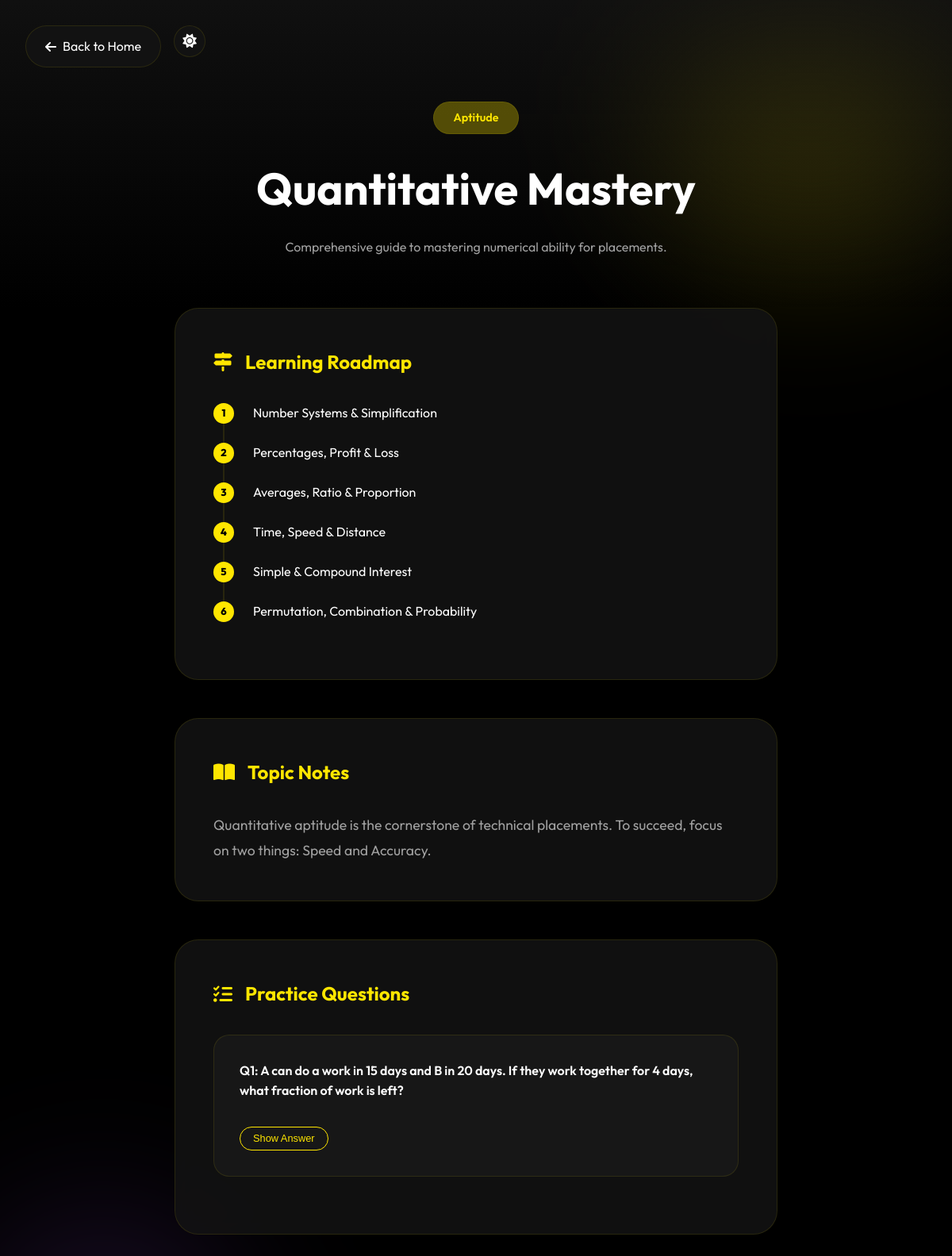
/prep/1, run on the app's committed database.
### tables this page shows
CREATE TABLE prep_materials (
        id INTEGER PRIMARY KEY AUTOINCREMENT,
        category TEXT NOT NULL,
        title TEXT NOT NULL,
        description TEXT,
        roadmap TEXT,
        notes TEXT,
        questions TEXT
    );

### app.py (the view)
@app.get("/prep/{prep_id}", response_class=HTMLResponse)
async def prep_detail(request: Request, prep_id: int):
    conn = get_db_connection()
    prep = conn.execute('SELECT * FROM prep_materials WHERE id = ?', (prep_id,)).fetchone()
    conn.close()
    if prep:
        p_dict = dict(prep)
        p_dict['roadmap'] = json.loads(p_dict['roadmap'])
        p_dict['questions'] = json.loads(p_dict['questions'])
        return templates.TemplateResponse("prep_detail.html", {"request": request, "prep": p_dict})
    return HTMLResponse(content="Preparation material not found", status_code=404)

### templates/prep_detail.html (shortened to what this page needs)
<!DOCTYPE html>
<html lang="en">
<head>
    <link rel="stylesheet" href="/static/css/style.css">
    <link rel="stylesheet" href="https://cdnjs.cloudflare.com/ajax/libs/font-awesome/6.4.0/css/all.min.css">
</head>
<body>
    <div style="position: fixed; top: 2rem; left: 2rem; z-index: 1001; display: flex; gap: 1rem;">
        <a href="/" class="back-btn" style="position: static; margin: 0;"><i class="fas fa-arrow-left"></i> Back to
            Home</a>
        <button class="theme-toggle" id="themeToggle">
            <i class="fas fa-sun"></i>
        </button>
    </div>
    <header class="detail-header">
        <span class="category-badge">{{ prep.category }}</span>
        <h1 style="font-size: 3.5rem; margin-bottom: 1rem;">{{ prep.title }}</h1>
        <p style="color: var(--text-secondary); max-width: 600px; margin: 0 auto;">{{ prep.description }}</p>
    </header>
    <div class="detail-container">
        <div class="content-card">
            <div class="section-header">
                <i class="fas fa-map-signs"></i>
                <h2>Learning Roadmap</h2>
            </div>
            <ul class="roadmap-list">
                {% for step in prep.roadmap %}
                <li class="roadmap-item">
                    <div class="step-num">{{ loop.index }}</div>
                    <span>{{ step }}</span>
                </li>
                {% endfor %}
            </ul>
        </div>
        <div class="content-card">
            <div class="section-header">
                <i class="fas fa-book-open"></i>
                <h2>Topic Notes</h2>
            </div>
            <div class="notes-content">
                {{ prep.notes }}
            </div>
        </div>
        <div class="content-card">
            <div class="section-header">
                <i class="fas fa-tasks"></i>
                <h2>Practice Questions</h2>
            </div>
            {% for q in prep.questions %}
            <div class="question-card">
                <span class="question-text">Q{{ loop.index }}: {{ q.q }}</span>
                <button class="show-answer" onclick="toggleAnswer(this)">Show Answer</button>
            </div>
            {% endfor %}
        </div>
    </div>
</body>
</html>

### static/css/style.css (style rules this page uses)
:root { --bg-color: #000000; --card-bg: rgba(20, 20, 20, 0.8); --border-color: rgba(255, 230, 0, 0.1); --accent-color: #ffe600; --accent-glow: rgba(255, 230, 0, 0.3); --secondary-color: #ff9900; --text-primary: #ffffff; --text-secondary: #a1a1a1; --nav-bg: rgba(5, 6, 11, 0.8); --glass-blur: blur(16px); --transition: all 0.4s cubic-bezier(0.16, 1, 0.3, 1); --modal-overlay: rgba(0, 0, 0, 0.8); }
html { scroll-behavior: smooth; }
* { margin: 0; padding: 0; box-sizing: border-box; }
body { font-family: 'Outfit', sans-serif; background-color: var(--bg-color); color: var(--text-primary); overflow-x: hidden; line-height: 1.6; }
body::before { content: ''; position: fixed; top: -10%; right: -10%; width: 600px; height: 600px; background: radial-gradient(circle, var(--accent-glow) 0%, transparent 70%); z-index: -1; filter: blur(80px); }
body::after { content: ''; position: fixed; bottom: -10%; left: -10%; width: 500px; height: 500px; background: radial-gradient(circle, rgba(168, 85, 247, 0.2) 0%, transparent 70%); z-index: -1; filter: blur(80px); }
.theme-toggle { background: var(--card-bg); border: 1px solid var(--border-color); color: var(--text-primary); width: 40px; height: 40px; border-radius: 50%; display: flex; align-items: center; justify-content: center; cursor: pointer; transition: var(--transition); font-size: 1.1rem; }

### templates/prep_detail.html (style rules this page uses)
.detail-header { padding: 8rem 10% 4rem; background: linear-gradient(to bottom, var(--card-bg), transparent); text-align: center; }
.category-badge { background: var(--accent-glow); color: var(--accent-color); padding: 0.5rem 1.5rem; border-radius: 50px; font-size: 0.9rem; font-weight: 600; display: inline-block; margin-bottom: 1.5rem; border: 1px solid var(--border-color); }
.detail-container { max-width: 1000px; margin: 0 auto; padding: 0 10% 10rem; }
.content-card { background: var(--card-bg); border: 1px solid var(--border-color); border-radius: 30px; padding: 3rem; backdrop-filter: var(--glass-blur); margin-bottom: 3rem; }
.section-header { display: flex; align-items: center; gap: 1rem; margin-bottom: 2rem; color: var(--accent-color); }
.section-header i { font-size: 1.5rem; }
.roadmap-list { list-style: none; }
.roadmap-item { display: flex; align-items: center; gap: 1.5rem; margin-bottom: 1.5rem; position: relative; }
.roadmap-item::before { content: ''; position: absolute; left: 12px; top: 24px; bottom: -24px; width: 2px; background: var(--border-color); }
.roadmap-item:last-child::before { display: none; }
.step-num { width: 26px; height: 26px; background: var(--accent-color); border-radius: 50%; display: flex; align-items: center; justify-content: center; color: var(--bg-color); font-weight: 800; font-size: 0.8rem; position: relative; z-index: 1; }
.notes-content { line-height: 1.8; color: var(--text-secondary); font-size: 1.1rem; }
.question-card { background: rgba(255, 255, 255, 0.03); border: 1px solid var(--border-color); padding: 2rem; border-radius: 20px; margin-bottom: 1.5rem; }
.question-text { font-weight: 600; margin-bottom: 1rem; display: block; }
.show-answer { background: transparent; border: 1px solid var(--accent-color); color: var(--accent-color); padding: 0.4rem 1rem; border-radius: 50px; cursor: pointer; font-size: 0.8rem; margin-top: 1rem; transition: var(--transition); }
.back-btn { position: fixed; top: 2rem; left: 2rem; z-index: 1001; background: var(--card-bg); border: 1px solid var(--border-color); color: var(--text-primary); padding: 0.8rem 1.5rem; border-radius: 50px; text-decoration: none; backdrop-filter: var(--glass-blur); display: flex; align-items: center; gap: 0.5rem; transition: var(--transition); }

### data on the page
prep_materials: category "Aptitude", title "Quantitative Mastery", description "Comprehensive guide to mastering numerical ability for placements.", notes "Quantitative aptitude is the cornerstone of technical placements. To succeed, focus on two things: Speed and Accuracy."

### other printed values
{{ step }} "Number Systems & Simplification" "Percentages, Profit & Loss" "Averages, Ratio & Proportion" "Time, Speed & Distance" "Simple & Compound Interest" "Permutation, Combination & Probability"
{{ q.q }} "A can do a work in 15 days and B in 20 days. If they work together for 4 days, what fraction of work is left?"
